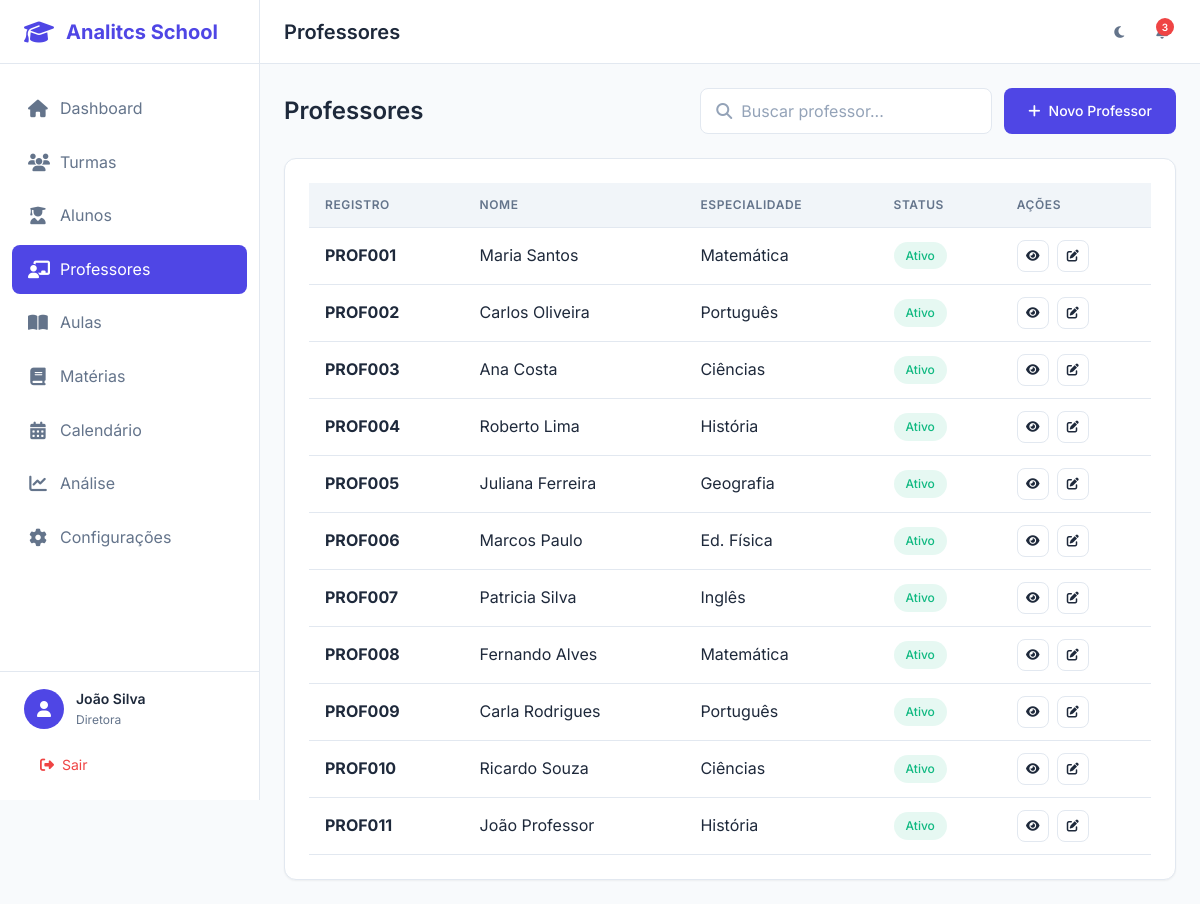
/professores/ (signed in), run on the app's committed database.
### app/models/usuario.py (models this page shows, shortened)
class Usuario(UserMixin, db.Model):
    __tablename__ = 'usuarios'
    id = db.Column(db.Integer, primary_key=True)
    nome = db.Column(db.String(100), nullable=False)
    email = db.Column(db.String(120), unique=True, nullable=False, index=True)
    senha_hash = db.Column(db.String(256), nullable=False)
    tipo = db.Column(db.String(20), nullable=False, default='professor')
    avatar = db.Column(db.String(255), nullable=True)
    telefone = db.Column(db.String(20), nullable=True)
    tema = db.Column(db.String(10), default='light')
    ativo = db.Column(db.Boolean, default=True)
    criado_em = db.Column(db.DateTime, default=datetime.utcnow)
    atualizado_em = db.Column(db.DateTime, default=datetime.utcnow, onupdate=datetime.utcnow)
    ultimo_acesso = db.Column(db.DateTime, nullable=True)
    professor = db.relationship('Professor', backref='usuario', uselist=False, lazy=True)
    def tem_permissao(self, permissoes):
        return self.tipo in permissoes
    def to_dict(self) -> dict:
        return {
            'id': self.id,
            'nome': self.nome,
            'email': self.email,
            'senha_hash': self.senha_hash,
            'tipo': self.tipo,
            'avatar': self.avatar,
            'telefone': self.telefone,
            'tema': self.tema,
            'ativo': self.ativo,
            'criado_em': self.criado_em.isoformat() if self.criado_em else None,
            'atualizado_em': self.atualizado_em.isoformat() if self.atualizado_em else None,
            'ultimo_acesso': self.ultimo_acesso.isoformat() if self.ultimo_acesso else None
        }

### app/models/professor.py (models this page shows, shortened)
class Professor(db.Model):
    __tablename__ = 'professores'
    id = db.Column(db.Integer, primary_key=True)
    usuario_id = db.Column(db.Integer, db.ForeignKey('usuarios.id'), nullable=False, unique=True)
    registro = db.Column(db.String(20), unique=True, nullable=False, index=True)
    especialidade = db.Column(db.String(100), nullable=True)
    formacao = db.Column(db.Text, nullable=True)
    cpf = db.Column(db.String(14), unique=True, nullable=True)
    telefone = db.Column(db.String(20), nullable=True)
    endereco = db.Column(db.Text, nullable=True)
    ativo = db.Column(db.Boolean, default=True)
    criado_em = db.Column(db.DateTime, default=datetime.utcnow)
    atualizado_em = db.Column(db.DateTime, default=datetime.utcnow, onupdate=datetime.utcnow)
    turmas = db.relationship('Turma', secondary='professores_turmas', backref=db.backref('professores', lazy='dynamic'))
    aulas = db.relationship('Aula', backref='professor', lazy='dynamic')
    materias = db.relationship('Materia', secondary='professor_materias',
                               backref=db.backref('professores', lazy='dynamic'))
    def to_dict(self) -> dict:
        return {
            'id': self.id,
            'usuario_id': self.usuario_id,
            'registro': self.registro,
            'especialidade': self.especialidade,
            'formacao': self.formacao,
            'cpf': self.cpf,
            'telefone': self.telefone,
            'endereco': self.endereco,
            'ativo': self.ativo,
            'criado_em': self.criado_em.isoformat() if self.criado_em else None,
            'atualizado_em': self.atualizado_em.isoformat() if self.atualizado_em else None
        }

### app/controllers/professores_controller.py (the view, shortened to what this page needs)
@professores_bp.route('/')
@login_required
def index():
    page = request.args.get('page', 1, type=int)
    busca = request.args.get('busca', '')
    professores_raw = _professor_repo.get_all(order_by='registro')
    professores_list = [ProfessorDTO(p, _repos) for p in professores_raw]
    professores = _paginate(professores_list, page)
    return render_template('professores/index.html', professores=professores, busca=busca)

### app/controllers/professores_controller.py (called while the page is built, shortened)
def _paginate(items: list, page: int, per_page: int = 20):
    total = len(items)
    start = (page - 1) * per_page
    end = start + per_page
    page_items = items[start:end]
    class PaginateObj:
        def __init__(self, items, page, per_page, total):
            self.items = items
            self.page = page
            self.per_page = per_page
            self.total = total
            self.pages = max(1, (total + per_page - 1) // per_page)
            self.has_prev = page > 1
            self.has_next = page < self.pages
            self.prev_num = page - 1
            self.next_num = page + 1
    return PaginateObj(page_items, page, per_page, total)

### app/dtos/base_dto.py (called while the page is built)
    @staticmethod
    def parse_datetime(value):
        if value is None:
            return None
        if isinstance(value, datetime):
            return value
        if isinstance(value, str):
            for fmt in [
                '%Y-%m-%dT%H:%M:%S.%f',
                '%Y-%m-%dT%H:%M:%S',
                '%Y-%m-%d %H:%M:%S.%f',
                '%Y-%m-%d %H:%M:%S',
                '%Y-%m-%d'
            ]:
                try:
                    return datetime.strptime(value, fmt)
                except ValueError:
                    continue
        return None

    @staticmethod
    def parse_bool(value):
        if isinstance(value, bool):
            return value
        if isinstance(value, int):
            return value == 1
        if isinstance(value, str):
            return value.lower() in ('true', '1', 'sim')
        return False

### app/dtos/professor_dto.py (called while the page is built)
    @property
    def usuario(self):
        if self._usuario is not None:
            return self._usuario
        from app.repositories import UsuarioRepository
        from app.dtos.usuario_dto import UsuarioDTO
        usuario_repo = self._repos.get('usuario') or UsuarioRepository()
        usuario_data = usuario_repo.get_by_id(self.usuario_id)
        if usuario_data:
            self._usuario = UsuarioDTO(usuario_data)
        else:
            self._usuario = UsuarioDTO({'nome': 'N/A', 'email': 'N/A'})
        return self._usuario

### app/models/usuario.py (called while the page is built)
@login_manager.user_loader
def load_user(user_id):
    return Usuario.query.get(int(user_id))

### app/repositories/usuario_repository.py (called while the page is built)
    def get_by_id(self, user_id: int) -> Optional[Dict]:
        user = Usuario.query.get(user_id)
        return user.to_dict() if user else None

### app/templates/professores/index.html (shortened to what this page needs)
{% extends "base.html" %}
{% block page_title %}Professores{% endblock %}
{% block content %}
<div class="list-header">
    <h2 class="list-title">Professores</h2>
    <div class="list-actions">
        <div class="search-box"><i class="fas fa-search"></i><input type="text" class="form-control" placeholder="Buscar professor..." id="searchInput" value="{{ busca }}"></div>
        {% if current_user.tem_permissao(['diretora', 'coordenacao']) %}
        <a href="{{ url_for('professores.novo') }}" class="btn btn-primary"><i class="fas fa-plus"></i> Novo Professor</a>
        {% endif %}
    </div>
</div>
<div class="card">
    <div class="card-body">
        {% if professores.items %}
        <div class="table-container">
            <table class="table">
                <thead><tr><th>Registro</th><th>Nome</th><th>Especialidade</th><th>Status</th><th>Ações</th></tr></thead>
                <tbody>
                    {% for prof in professores.items %}
                    <tr>
                        <td><strong>{{ prof.registro }}</strong></td>
                        <td>{{ prof.usuario.nome }}</td>
                        <td>{{ prof.especialidade or '-' }}</td>
                        <td><span class="badge badge-{% if prof.ativo %}success{% else %}danger{% endif %}">{% if prof.ativo %}Ativo{% else %}Inativo{% endif %}</span></td>
                        <td class="table-actions">
                            <a href="{{ url_for('professores.detalhe', id=prof.id) }}" class="btn btn-icon btn-sm btn-outline"><i class="fas fa-eye"></i></a>
                            {% if current_user.tem_permissao(['diretora', 'coordenacao']) %}
                            <a href="{{ url_for('professores.editar', id=prof.id) }}" class="btn btn-icon btn-sm btn-outline"><i class="fas fa-edit"></i></a>
                            {% endif %}
                        </td>
                    </tr>
                    {% endfor %}
                </tbody>
            </table>
        </div>
        {% else %}
        <div class="empty-state"><i class="fas fa-chalkboard-teacher empty-state-icon"></i><h4 class="empty-state-title">Nenhum professor encontrado</h4></div>
        {% endif %}
    </div>
</div>
{% endblock %}

### app/templates/base.html (shortened to what this page needs)
<!DOCTYPE html>
<html lang="pt-BR" data-theme="light">
<head>
    <link rel="stylesheet" href="https://cdnjs.cloudflare.com/ajax/libs/font-awesome/6.5.1/css/all.min.css">
    <link rel="stylesheet" href="{{ url_for('static', filename='css/main.css') }}">
    <link rel="stylesheet" href="{{ url_for('static', filename='css/components.css') }}">
    <link rel="stylesheet" href="{{ url_for('static', filename='css/responsive.css') }}">
</head>
<body {% if not current_user.is_authenticated %}class="auth-mode"{% endif %}>
    {% if current_user.is_authenticated %}
    <aside class="sidebar" id="sidebar">
        <div class="sidebar-header">
            <div class="logo">
                <i class="fas fa-graduation-cap"></i>
                <span>Analitcs School</span>
            </div>
        </div>
        <nav class="sidebar-nav">
            <ul>
                <li class="nav-item {% if request.endpoint == 'dashboard.index' %}active{% endif %}">
                    <a href="{{ url_for('dashboard.index') }}">
                        <i class="fas fa-home"></i>
                        <span>Dashboard</span>
                    </a>
                </li>
                <li class="nav-item {% if 'turmas' in request.endpoint %}active{% endif %}">
                    <a href="{{ url_for('turmas.index') }}">
                        <i class="fas fa-users"></i>
                        <span>Turmas</span>
                    </a>
                </li>
                <li class="nav-item {% if 'alunos' in request.endpoint %}active{% endif %}">
                    <a href="{{ url_for('alunos.index') }}">
                        <i class="fas fa-user-graduate"></i>
                        <span>Alunos</span>
                    </a>
                </li>
                <li class="nav-item {% if 'professores' in request.endpoint %}active{% endif %}">
                    <a href="{{ url_for('professores.index') }}">
                        <i class="fas fa-chalkboard-teacher"></i>
                        <span>Professores</span>
                    </a>
                </li>
                <li class="nav-item {% if 'aulas' in request.endpoint %}active{% endif %}">
                    <a href="{{ url_for('aulas.index') }}">
                        <i class="fas fa-book-open"></i>
                        <span>Aulas</span>
                    </a>
                </li>
                <li class="nav-item {% if 'materias' in request.endpoint %}active{% endif %}">
                    <a href="{{ url_for('materias.index') }}">
                        <i class="fas fa-book"></i>
                        <span>Matérias</span>
                    </a>
                </li>
                <li class="nav-item {% if 'calendario' in request.endpoint %}active{% endif %}">
                    <a href="{{ url_for('calendario.index') }}">
                        <i class="fas fa-calendar-alt"></i>
                        <span>Calendário</span>
                    </a>
                </li>
                <li class="nav-item {% if 'analise' in request.endpoint %}active{% endif %}">
                    <a href="{{ url_for('analise.index') }}">
                        <i class="fas fa-chart-line"></i>
                        <span>Análise</span>
                    </a>
                </li>
                <li class="nav-item {% if 'configuracoes' in request.endpoint %}active{% endif %}">
                    <a href="{{ url_for('configuracoes.index') }}">
                        <i class="fas fa-cog"></i>
                        <span>Configurações</span>
                    </a>
                </li>
            </ul>
        </nav>
        <div class="sidebar-footer">
            <div class="user-info">
                <div class="user-avatar">
                    <i class="fas fa-user"></i>
                </div>
                <div class="user-details">
                    <span class="user-name">{{ current_user.nome }}</span>
                    <span class="user-role">{{ current_user.tipo|capitalize }}</span>
                </div>
            </div>
            <a href="{{ url_for('auth.logout') }}" class="logout-btn">
                <i class="fas fa-sign-out-alt"></i>
                <span>Sair</span>
            </a>
        </div>
    </aside>
    <main class="main-content">
        <header class="header">
            <div class="header-left">
                <h1 class="page-title">{% block page_title %}Dashboard{% endblock %}</h1>
            </div>
            <div class="header-right">
                <button class="theme-toggle" id="themeToggle" title="Alternar tema">
                    <i class="fas fa-moon"></i>
                </button>
                <div class="notifications">
                    <button class="notification-btn">
                        <span class="notification-badge">3</span>
                    </button>
                </div>
            </div>
        </header>
        <div class="content">
            {% block content %}{% endblock %}
        </div>
    </main>
    {% else %}
        {% block auth_content %}{% endblock %}
    {% endif %}
</body>
</html>

### app/static/css/components.css (style rules this page uses)
.list-header { display: flex; align-items: center; justify-content: space-between; margin-bottom: 1.5rem; flex-wrap: wrap; gap: 1rem; }
.list-title { font-size: 1.5rem; font-weight: 600; color: var(--text-primary); }
.list-actions { display: flex; align-items: center; gap: 0.75rem; }
.search-box { position: relative; }
.search-box input { padding-left: 2.5rem; min-width: 280px; }
.search-box i { position: absolute; left: 1rem; top: 50%; transform: translateY(-50%); color: var(--text-tertiary); }

### data on the page
Usuario: nome "João Silva", tipo "Diretora"
Professor: registro "PROF001", usuario.nome "Maria Santos", especialidade "Matemática"
Professor: registro "PROF002", usuario.nome "Carlos Oliveira", especialidade "Português"
Professor: registro "PROF003", usuario.nome "Ana Costa", especialidade "Ciências"
Professor: registro "PROF004", usuario.nome "Roberto Lima", especialidade "História"
Professor: registro "PROF005", usuario.nome "Juliana Ferreira", especialidade "Geografia"
Professor: registro "PROF006", usuario.nome "Marcos Paulo", especialidade "Ed. Física"
Professor: registro "PROF007", usuario.nome "Patricia Silva", especialidade "Inglês"
Professor: registro "PROF008", usuario.nome "Fernando Alves", especialidade "Matemática"
Professor: registro "PROF009", usuario.nome "Carla Rodrigues", especialidade "Português"
Professor: registro "PROF010", usuario.nome "Ricardo Souza", especialidade "Ciências"
Professor: registro "PROF011", usuario.nome "João Professor", especialidade "História"
